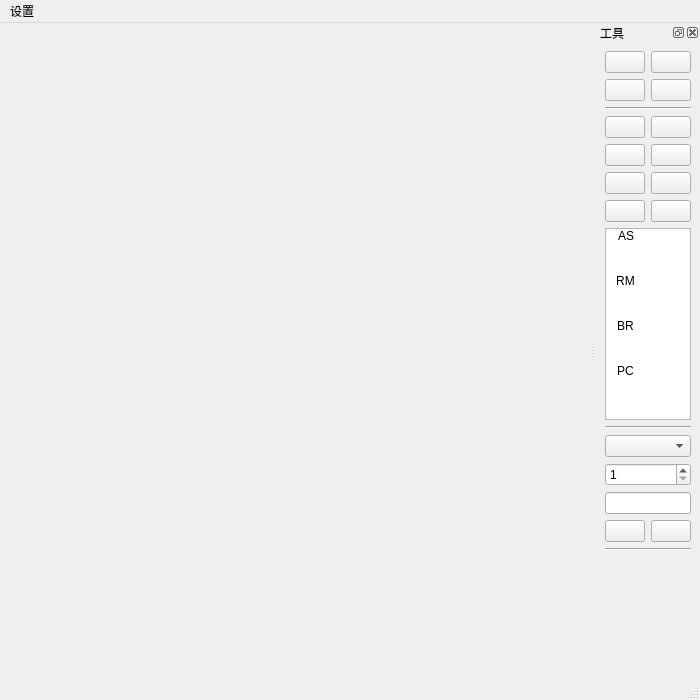
<?xml version="1.0" encoding="UTF-8"?>
<ui version="4.0">
 <class>MainWindow</class>
 <widget class="QMainWindow" name="MainWindow">
  <property name="geometry">
   <rect>
    <x>0</x>
    <y>0</y>
    <width>700</width>
    <height>700</height>
   </rect>
  </property>
  <property name="windowTitle">
   <string>网络拓扑</string>
  </property>
  <property name="windowIcon">
   <iconset resource="../Icon/resource.qrc">
    <normaloff>:/icon/color</normaloff>:/icon/color</iconset>
  </property>
  <widget class="QWidget" name="centralwidget">
   <layout class="QVBoxLayout" name="verticalLayout">
    <item>
     <widget class="GraphicWidget" name="graphics_global" native="true"/>
    </item>
   </layout>
  </widget>
  <widget class="QDockWidget" name="Toolbar">
   <property name="sizePolicy">
    <sizepolicy hsizetype="Fixed" vsizetype="Preferred">
     <horstretch>0</horstretch>
     <verstretch>0</verstretch>
    </sizepolicy>
   </property>
   <property name="allowedAreas">
    <set>Qt::LeftDockWidgetArea|Qt::RightDockWidgetArea</set>
   </property>
   <property name="windowTitle">
    <string>工具</string>
   </property>
   <attribute name="dockWidgetArea">
    <number>2</number>
   </attribute>
   <widget class="QWidget" name="dockWidgetContents">
    <layout class="QVBoxLayout" name="verticalLayout_2">
     <item>
      <layout class="QGridLayout" name="gridLayout1">
       <item row="0" column="0">
        <widget class="QPushButton" name="pushButtonShowBaseinfo">
         <property name="toolTip">
          <string>基本信息</string>
         </property>
         <property name="text">
          <string/>
         </property>
         <property name="icon">
          <iconset resource="../Icon/resource.qrc">
           <normaloff>:/topo/baseinfo</normaloff>:/topo/baseinfo</iconset>
         </property>
         <property name="checkable">
          <bool>true</bool>
         </property>
        </widget>
       </item>
       <item row="0" column="1">
        <widget class="QPushButton" name="pushButtonShowASThroughput">
         <property name="toolTip">
          <string>数据通量</string>
         </property>
         <property name="text">
          <string/>
         </property>
         <property name="icon">
          <iconset resource="../Icon/resource.qrc">
           <normaloff>:/topo/throughput</normaloff>:/topo/throughput</iconset>
         </property>
         <property name="checkable">
          <bool>true</bool>
         </property>
        </widget>
       </item>
       <item row="1" column="0">
        <widget class="QPushButton" name="pushButtonAdvancedReg">
         <property name="toolTip">
          <string>高级通告</string>
         </property>
         <property name="text">
          <string/>
         </property>
         <property name="icon">
          <iconset resource="../Icon/resource.qrc">
           <normaloff>:/topo/advanced-reg</normaloff>:/topo/advanced-reg</iconset>
         </property>
         <property name="checkable">
          <bool>true</bool>
         </property>
        </widget>
       </item>
       <item row="1" column="1">
        <widget class="QPushButton" name="pushButtonModifyTopo">
         <property name="toolTip">
          <string>修改拓扑</string>
         </property>
         <property name="text">
          <string/>
         </property>
         <property name="icon">
          <iconset resource="../Icon/resource.qrc">
           <normaloff>:/topo/modify</normaloff>:/topo/modify</iconset>
         </property>
         <property name="checkable">
          <bool>true</bool>
         </property>
        </widget>
       </item>
      </layout>
     </item>
     <item>
      <widget class="Line" name="line1">
       <property name="orientation">
        <enum>Qt::Horizontal</enum>
       </property>
      </widget>
     </item>
     <item>
      <layout class="QGridLayout" name="gridLayout_2">
       <item row="0" column="0">
        <widget class="QPushButton" name="pushButtonAddSolidLine">
         <property name="toolTip">
          <string>添加实线</string>
         </property>
         <property name="text">
          <string/>
         </property>
         <property name="icon">
          <iconset resource="../Icon/resource.qrc">
           <normaloff>:/topo/solidline</normaloff>:/topo/solidline</iconset>
         </property>
         <property name="checkable">
          <bool>true</bool>
         </property>
        </widget>
       </item>
       <item row="0" column="1">
        <widget class="QPushButton" name="pushButtonAddDottedLine">
         <property name="toolTip">
          <string>添加虚线</string>
         </property>
         <property name="text">
          <string/>
         </property>
         <property name="icon">
          <iconset resource="../Icon/resource.qrc">
           <normaloff>:/topo/dotline</normaloff>:/topo/dotline</iconset>
         </property>
         <property name="checkable">
          <bool>true</bool>
         </property>
        </widget>
       </item>
       <item row="1" column="0">
        <widget class="QPushButton" name="pushButtonEdit">
         <property name="toolTip">
          <string>编辑属性</string>
         </property>
         <property name="text">
          <string/>
         </property>
         <property name="icon">
          <iconset resource="../Icon/resource.qrc">
           <normaloff>:/topo/edit</normaloff>:/topo/edit</iconset>
         </property>
        </widget>
       </item>
       <item row="1" column="1">
        <widget class="QPushButton" name="pushButtonSetFont">
         <property name="toolTip">
          <string>修改字形</string>
         </property>
         <property name="text">
          <string/>
         </property>
         <property name="icon">
          <iconset resource="../Icon/resource.qrc">
           <normaloff>:/topo/font</normaloff>:/topo/font</iconset>
         </property>
        </widget>
       </item>
       <item row="2" column="1">
        <widget class="QPushButton" name="pushButtonShowNode">
         <property name="toolTip">
          <string>显示拖拽</string>
         </property>
         <property name="text">
          <string/>
         </property>
         <property name="icon">
          <iconset resource="../Icon/resource.qrc">
           <normaloff>:/topo/showNode</normaloff>:/topo/showNode</iconset>
         </property>
         <property name="checkable">
          <bool>true</bool>
         </property>
        </widget>
       </item>
       <item row="2" column="0">
        <widget class="QPushButton" name="pushButtonSetColor">
         <property name="toolTip">
          <string>修改颜色</string>
         </property>
         <property name="text">
          <string/>
         </property>
         <property name="icon">
          <iconset resource="../Icon/resource.qrc">
           <normaloff>:/topo/color</normaloff>:/topo/color</iconset>
         </property>
        </widget>
       </item>
       <item row="3" column="0">
        <widget class="QPushButton" name="pushButtonReset">
         <property name="toolTip">
          <string>重新自动布局</string>
         </property>
         <property name="text">
          <string/>
         </property>
         <property name="icon">
          <iconset resource="../Icon/resource.qrc">
           <normaloff>:/topo/reset</normaloff>:/topo/reset</iconset>
         </property>
        </widget>
       </item>
       <item row="3" column="1">
        <widget class="QPushButton" name="pushButtonDelete">
         <property name="toolTip">
          <string>删除</string>
         </property>
         <property name="text">
          <string/>
         </property>
         <property name="icon">
          <iconset resource="../Icon/resource.qrc">
           <normaloff>:/topo/del</normaloff>:/topo/del</iconset>
         </property>
        </widget>
       </item>
      </layout>
     </item>
     <item>
      <widget class="QListWidget" name="nodelist">
       <property name="sizePolicy">
        <sizepolicy hsizetype="Ignored" vsizetype="Expanding">
         <horstretch>0</horstretch>
         <verstretch>0</verstretch>
        </sizepolicy>
       </property>
       <property name="iconSize">
        <size>
         <width>25</width>
         <height>25</height>
        </size>
       </property>
       <property name="gridSize">
        <size>
         <width>40</width>
         <height>45</height>
        </size>
       </property>
       <property name="viewMode">
        <enum>QListView::IconMode</enum>
       </property>
       <item>
        <property name="text">
         <string>AS</string>
        </property>
        <property name="icon">
         <iconset resource="../Icon/resource.qrc">
          <normaloff>:/topo/cloud</normaloff>:/topo/cloud</iconset>
        </property>
       </item>
       <item>
        <property name="text">
         <string>RM</string>
        </property>
        <property name="icon">
         <iconset resource="../Icon/resource.qrc">
          <normaloff>:/topo/RM</normaloff>:/topo/RM</iconset>
        </property>
       </item>
       <item>
        <property name="text">
         <string>BR</string>
        </property>
        <property name="icon">
         <iconset resource="../Icon/resource.qrc">
          <normaloff>:/topo/BR</normaloff>:/topo/BR</iconset>
        </property>
       </item>
       <item>
        <property name="text">
         <string>PC</string>
        </property>
        <property name="icon">
         <iconset resource="../Icon/resource.qrc">
          <normaloff>:/topo/PC</normaloff>:/topo/PC</iconset>
        </property>
       </item>
      </widget>
     </item>
     <item>
      <widget class="Line" name="line2">
       <property name="orientation">
        <enum>Qt::Horizontal</enum>
       </property>
      </widget>
     </item>
     <item>
      <widget class="QComboBox" name="chooseFile">
       <property name="sizePolicy">
        <sizepolicy hsizetype="Ignored" vsizetype="Fixed">
         <horstretch>0</horstretch>
         <verstretch>0</verstretch>
        </sizepolicy>
       </property>
       <property name="toolTip">
        <string>选择文件</string>
       </property>
      </widget>
     </item>
     <item>
      <widget class="QSpinBox" name="secretLevel">
       <property name="sizePolicy">
        <sizepolicy hsizetype="Ignored" vsizetype="Fixed">
         <horstretch>0</horstretch>
         <verstretch>0</verstretch>
        </sizepolicy>
       </property>
       <property name="toolTip">
        <string>指定密级</string>
       </property>
       <property name="minimum">
        <number>1</number>
       </property>
       <property name="maximum">
        <number>10</number>
       </property>
      </widget>
     </item>
     <item>
      <widget class="QLineEdit" name="ASlist">
       <property name="sizePolicy">
        <sizepolicy hsizetype="Ignored" vsizetype="Fixed">
         <horstretch>0</horstretch>
         <verstretch>0</verstretch>
        </sizepolicy>
       </property>
       <property name="toolTip">
        <string>通告路径</string>
       </property>
       <property name="text">
        <string/>
       </property>
      </widget>
     </item>
     <item>
      <layout class="QGridLayout" name="gridLayout">
       <item row="0" column="0">
        <widget class="QPushButton" name="pushButtonChooseAS">
         <property name="toolTip">
          <string>在图中选择通告路径</string>
         </property>
         <property name="text">
          <string/>
         </property>
         <property name="icon">
          <iconset resource="../Icon/resource.qrc">
           <normaloff>:/topo/choose</normaloff>:/topo/choose</iconset>
         </property>
         <property name="iconSize">
          <size>
           <width>16</width>
           <height>16</height>
          </size>
         </property>
         <property name="checkable">
          <bool>true</bool>
         </property>
        </widget>
       </item>
       <item row="0" column="1">
        <widget class="QPushButton" name="pushButtonReg">
         <property name="toolTip">
          <string>通告</string>
         </property>
         <property name="text">
          <string/>
         </property>
         <property name="icon">
          <iconset resource="../Icon/resource.qrc">
           <normaloff>:/topo/reg</normaloff>:/topo/reg</iconset>
         </property>
         <property name="iconSize">
          <size>
           <width>16</width>
           <height>16</height>
          </size>
         </property>
         <property name="checkable">
          <bool>false</bool>
         </property>
        </widget>
       </item>
      </layout>
     </item>
     <item>
      <widget class="Line" name="line3">
       <property name="orientation">
        <enum>Qt::Horizontal</enum>
       </property>
      </widget>
     </item>
     <item>
      <spacer name="verticalSpacer">
       <property name="orientation">
        <enum>Qt::Vertical</enum>
       </property>
       <property name="sizeHint" stdset="0">
        <size>
         <width>20</width>
         <height>40</height>
        </size>
       </property>
      </spacer>
     </item>
    </layout>
   </widget>
  </widget>
  <widget class="QMenuBar" name="menuBar">
   <property name="geometry">
    <rect>
     <x>0</x>
     <y>0</y>
     <width>700</width>
     <height>28</height>
    </rect>
   </property>
   <widget class="QMenu" name="menu">
    <property name="title">
     <string>设置</string>
    </property>
    <addaction name="actionShowBaseinfo"/>
    <addaction name="actionShowASThroughput"/>
    <addaction name="separator"/>
    <addaction name="actionAdvancedReg"/>
    <addaction name="actionModifyTopo"/>
    <addaction name="separator"/>
    <addaction name="actionReopenToolbar"/>
   </widget>
   <addaction name="menu"/>
  </widget>
  <widget class="QStatusBar" name="statusBar"/>
  <action name="actionShowBaseinfo">
   <property name="text">
    <string>基本信息</string>
   </property>
   <property name="toolTip">
    <string>显示左下框基本信息</string>
   </property>
   <property name="shortcut">
    <string>F1</string>
   </property>
  </action>
  <action name="actionModifyTopo">
   <property name="text">
    <string>拓扑修改</string>
   </property>
   <property name="toolTip">
    <string>显示右下框拓扑修改</string>
   </property>
   <property name="shortcut">
    <string>F4</string>
   </property>
  </action>
  <action name="actionAdvancedReg">
   <property name="text">
    <string>高级通告</string>
   </property>
   <property name="toolTip">
    <string>显示顶部居中高级通告</string>
   </property>
   <property name="shortcut">
    <string>F3</string>
   </property>
  </action>
  <action name="actionShowASThroughput">
   <property name="text">
    <string>数据通量</string>
   </property>
   <property name="toolTip">
    <string>显示各自治域数据通量</string>
   </property>
   <property name="shortcut">
    <string>F2</string>
   </property>
  </action>
  <action name="actionReopenToolbar">
   <property name="text">
    <string>显示工具栏</string>
   </property>
   <property name="toolTip">
    <string>显示工具栏</string>
   </property>
   <property name="shortcut">
    <string>F5</string>
   </property>
  </action>
 </widget>
 <customwidgets>
  <customwidget>
   <class>GraphicWidget</class>
   <extends>QWidget</extends>
   <header>GraphicWidget</header>
   <container>1</container>
  </customwidget>
 </customwidgets>
 <resources>
  <include location="../Icon/resource.qrc"/>
 </resources>
 <connections/>
</ui>
